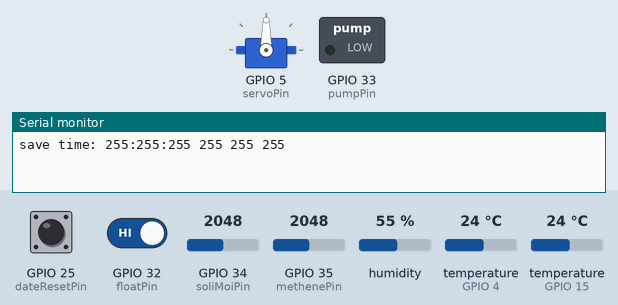
The sketch below on a simulated ESP32. Shown: servo, switched loads named in the sketch (green lamp = pin HIGH), the last lines printed to the serial monitor. Inputs (shaded band) come from the test bench; at power-on: GPIO 25 (dateResetPin) HIGH, GPIO 32 (floatPin) HIGH, GPIO 34 (soliMoiPin) = 2048, GPIO 35 (methenePin) = 2048, humidity 55 %, temperature (sensors on GPIO 4, GPIO 15) 24 °C. WiFi joins after 1.5 s; servers stay silent unless stated; the local clock reads 2024-03-15 10:24:30 at power-on unless the sketch sets it; EEPROM starts erased.

Above: at 3.0 s.
3.1 s: GPIO 25 (dateResetPin) pulled LOW for 0.15 s
7.2 s: GPIO 32 (floatPin) driven LOW
17.2 s: GPIO 34 (soliMoiPin) set to 2837
21.9 s: GPIO 34 (soliMoiPin) set to 2980
At 26.5 s:
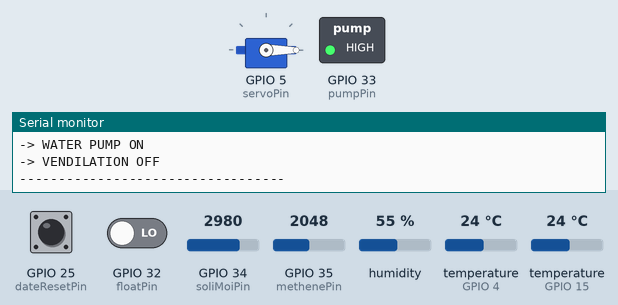
27.2 s: GPIO 34 (soliMoiPin) set to 2866
At 31.6 s:
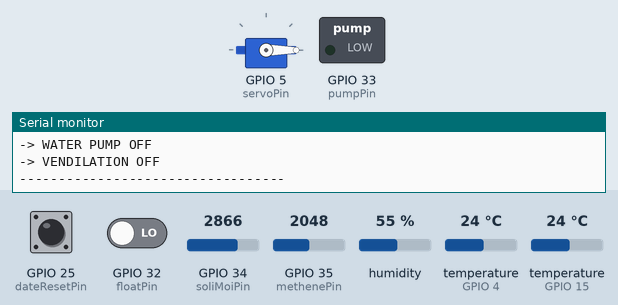
32.2 s: GPIO 34 (soliMoiPin) set to 3972
At 36.7 s:
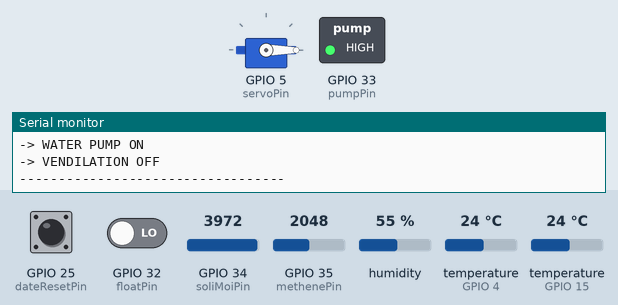
Timing chart, 0 to 38.2 s (numbered marks = the images above; inputs shaded):
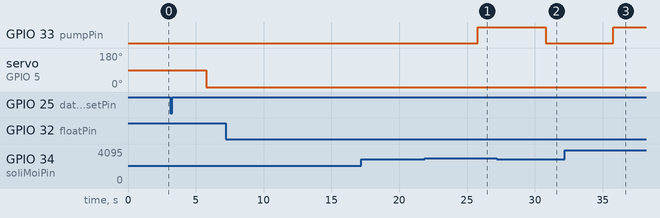

The sketch:

compost_system.ino
```cpp
#include <OneWire.h>
#include <DallasTemperature.h>
#include <Wire.h>
#include <Servo.h>
#include "DHTesp.h"
#include <EEPROM.h>

#define EEPROM_SIZE 64

#define BLYNK_PRINT Serial

#include <WiFi.h>
#include <WiFiClient.h>
#include <BlynkSimpleEsp32.h>
#include <Time.h> // https://github.com/PaulStoffregen/Time
#include <TimeLib.h>
#include <WidgetRTC.h>

char auth[] = "WEBa7nYzxqZAisMBplKRRxfDNcUEZLCA";

char ssid[] = "Gbridge";
char pass[] = "gokulraja";

#define DHTpin     15
#define DS18B20pin  4
#define floatPin   32
#define pumpPin    33
#define servoPin    5
#define soliMoiPin 34
#define methenePin 35
#define dateResetPin 25

DHTesp dht;
//Temperature
OneWire oneWire(DS18B20pin);
DallasTemperature sensors(&oneWire);

Servo servoMotor;
WidgetLCD lcd(V10);
BlynkTimer timer;
WidgetRTC rtc;

uint32_t delaytime;
tmElements_t compost_start;


BLYNK_CONNECTED() {
  // Synchronize time on connection
  rtc.begin();
}

void compost_time()
{
  tmElements_t T2;

  T2.Hour = hour();
  T2.Minute = minute();
  T2.Second = second();
  T2.Day = day();
  T2.Month = month();
  T2.Year = year() - 1970; // because Year is offset from 1970

  String currentTime = String(hour()) + ":" + minute() + ":" + second();
  String currentDate = String(day()) + " " + month() + " " + year();
  Serial.print("Current time: ");
  Serial.print(currentTime);
  Serial.print(" ");
  Serial.print(currentDate);
  Serial.println();

  // convert T1 and T2 to seconds since 1/1/1970
  time_t T1sec = makeTime( compost_start );
  time_t T2sec = makeTime( T2 );

  // differences in seconds
  int32_t diff = T2sec - T1sec;

  // show difference in hours, minutes and seconds

  uint32_t hours = (diff / 3600);
  uint8_t minutes = (diff / 60) % 60;
  uint8_t seconds = diff % 60;

  float days = hours / 24.0 ;

  Serial.print( days );
  Serial.print( " days(s), " );
  Serial.print( hours );
  Serial.print( " hour(s), " );
  Serial.print( minutes );
  Serial.print( " minute(s) and " );
  Serial.print( seconds );
  Serial.println( " second(s) before T2." );

  Blynk.virtualWrite(V5, days);
}


void setup() {
  Serial.begin(115200);

  EEPROM.begin(EEPROM_SIZE);
  Blynk.begin(auth, ssid, pass);
  lcd.clear();

  pinMode(floatPin, INPUT_PULLUP); //External pull good
  pinMode(pumpPin, OUTPUT);
  pinMode(dateResetPin, INPUT_PULLUP);
  sensors.begin();
  dht.setup(DHTpin, DHTesp::DHT11);
  servoMotor.attach(servoPin);

  setSyncInterval(5 * 60); // Sync interval in seconds (5 minutes)

   compost_start.Hour   = EEPROM.read(0);
   compost_start.Minute = EEPROM.read(1);
   compost_start.Second = EEPROM.read(2);
   compost_start.Day    = EEPROM.read(3);
   compost_start.Month  = EEPROM.read(4);
   compost_start.Year   = EEPROM.read(5);

  String saveTime = String( compost_start.Hour) + ":" + compost_start.Minute + ":" + compost_start.Second;
  String saveDate = String(compost_start.Day) + " " + compost_start.Month + " " + compost_start.Year;
  Serial.print("save time: ");
  Serial.print(saveTime);
  Serial.print(" ");
  Serial.print(saveDate);
  Serial.println();
}

void loop() {

  Blynk.run();

  if (millis() - delaytime > 5000)
  {
    delaytime = millis();

    compost_time();

    sensors.requestTemperatures();
    float compost_tempC = sensors.getTempCByIndex(0);
    Serial.print("compost temperature - ");
    Serial.print(compost_tempC);
    Serial.println("ºC");
    Blynk.virtualWrite(V3, compost_tempC);

    float compost_moisture = analogRead(soliMoiPin);
    compost_moisture = map(compost_moisture, 0, 4095, 0, 100);
    Serial.print("compost moisture    - ");
    Serial.print(compost_moisture);
    Serial.println("%");
    Blynk.virtualWrite(V2, compost_moisture);

    float compost_methane = analogRead(methenePin);
    compost_methane = map(compost_methane, 0,  4095, 0, 1000);
    Serial.print("compost methane     - ");
    Serial.print(compost_methane);
    Serial.println("ppm");
    Blynk.virtualWrite(V4, compost_methane);

    float temperature = dht.getTemperature();
    float humidity = dht.getHumidity();
    Serial.print("Ambient temperature - ");
    Serial.print(temperature);
    Serial.println("ºC");
    Serial.print("Ambient humidity    - ");
    Serial.print(humidity);
    Serial.println();
    Blynk.virtualWrite(V0, temperature);
    Blynk.virtualWrite(V1, humidity);

    int is_water_tank_empty = digitalRead(floatPin);
    Serial.print("Water tank empty    - ");
    Serial.print(is_water_tank_empty);
    Serial.println();

    if (is_water_tank_empty == 0)
    {
      if (compost_moisture > 70)
      {
        digitalWrite(pumpPin, HIGH);
        lcd.print(0, 1, "WATER PUMP ON  ");
        Serial.println("-> WATER PUMP ON  ");
      }
      else
      {
        digitalWrite(pumpPin, LOW);
        lcd.print(0, 1, "WATER PUMP OFF  ");
        Serial.println("-> WATER PUMP OFF  ");
      }
    }
    else
    {
      lcd.print(0, 1, "WATER TANK EMPTY");
      Serial.println("-> WATER TANK EMPTY");
    }

    if (compost_tempC > 50)
    {
      servoMotor.write(180);
      lcd.print(0, 0, "VENDILATION ON  ");
      Serial.println("-> VENDILATION ON ");
    }
    else
    {
      servoMotor.write(0);
      lcd.print(0, 0, "VENDILATION OFF ");
      Serial.println("-> VENDILATION OFF ");
    }


    Serial.println("----------------------------------");
    delay(dht.getMinimumSamplingPeriod());
  }

  if (digitalRead(dateResetPin) == LOW)
  {
    Serial.println("Time reset");

    EEPROM.write(0, hour());
    EEPROM.write(1, minute());
    EEPROM.write(2, second());
    EEPROM.write(3, day());
    EEPROM.write(4, month());
    EEPROM.write(5, year() - 1970);
    EEPROM.commit();

    compost_start.Hour   = EEPROM.read(0);
    compost_start.Minute = EEPROM.read(1);
    compost_start.Second = EEPROM.read(2);
    compost_start.Day    = EEPROM.read(3);
    compost_start.Month  = EEPROM.read(4);
    compost_start.Year   = EEPROM.read(5);

    String saveTime = String( compost_start.Hour) + ":" + compost_start.Minute + ":" + compost_start.Second;
    String saveDate = String(compost_start.Day) + " " + compost_start.Month + " " + compost_start.Year;
    Serial.print("save time: ");
    Serial.print(saveTime);
    Serial.print(" ");
    Serial.print(saveDate);
    Serial.println();

    while(digitalRead(dateResetPin) == LOW);
  }
}
```

Measured:
- the behaviour switches between 2907 and 2908 on GPIO 34 (soliMoiPin) (found by bisection; images 0 and 1)
- after the input at 21.9 s, GPIO 33 (pumpPin): LOW → HIGH after 3.9 s
- after the input at 27.2 s, GPIO 33 (pumpPin): HIGH → LOW after 3.6 s
- after the input at 32.2 s, GPIO 33 (pumpPin): LOW → HIGH after 3.6 s
